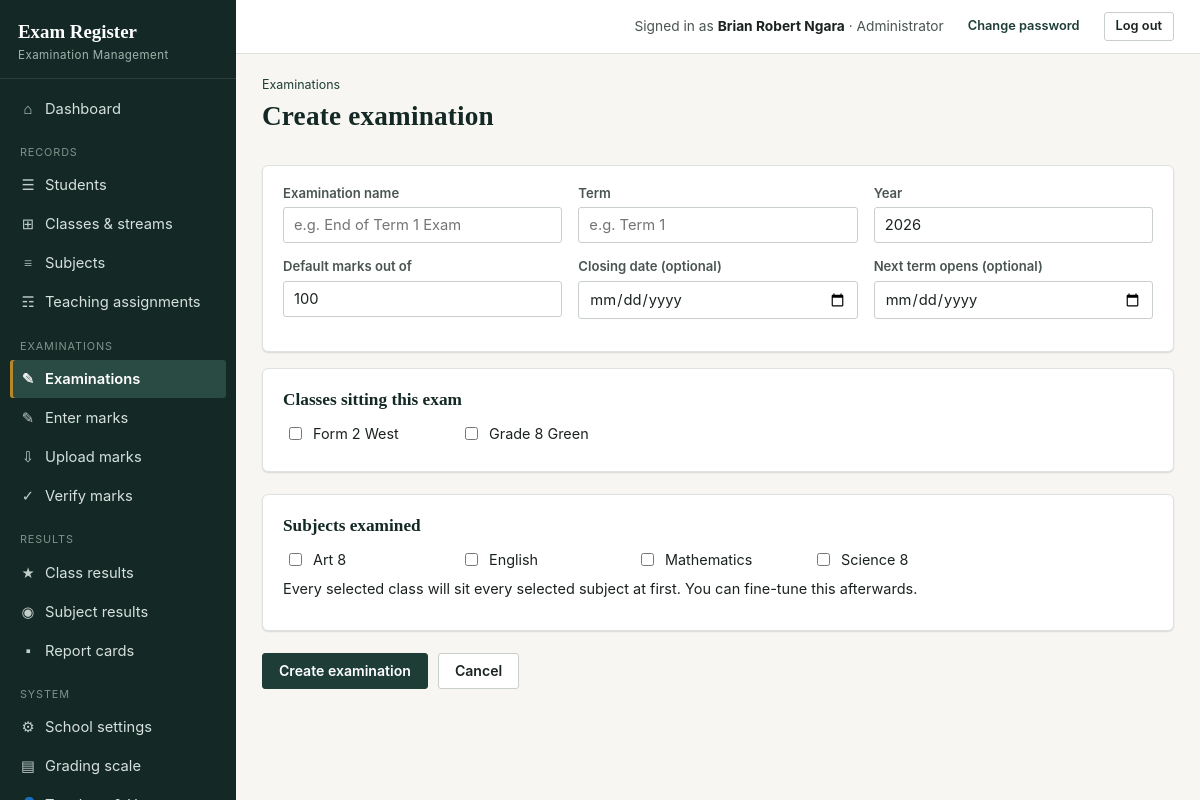
The app's page /exams/new (signed in) with its own data.
### tables this page shows
CREATE TABLE settings(key TEXT PRIMARY KEY, value TEXT NOT NULL DEFAULT '');

CREATE TABLE users(
    id INTEGER PRIMARY KEY AUTOINCREMENT,
    username TEXT NOT NULL UNIQUE COLLATE NOCASE,
    full_name TEXT NOT NULL,
    initials TEXT NOT NULL DEFAULT '',
    password_hash TEXT NOT NULL,
    role TEXT NOT NULL DEFAULT 'teacher',
    phone TEXT NOT NULL DEFAULT '',
    active INTEGER NOT NULL DEFAULT 1,
    must_change_password INTEGER NOT NULL DEFAULT 0,
    created_at TEXT NOT NULL DEFAULT CURRENT_TIMESTAMP
, tsc_no TEXT NOT NULL DEFAULT '');

CREATE TABLE classes(
    id INTEGER PRIMARY KEY AUTOINCREMENT,
    name TEXT NOT NULL,
    stream TEXT NOT NULL DEFAULT '',
    class_teacher_id INTEGER REFERENCES users(id) ON DELETE SET NULL,
    UNIQUE(name, stream)
);

CREATE TABLE subjects(
    id INTEGER PRIMARY KEY AUTOINCREMENT,
    code TEXT NOT NULL UNIQUE COLLATE NOCASE,
    name TEXT NOT NULL
);

### routes/exams.py (the view, shortened to what this page needs)
@bp.route("/exams/new", methods=["GET", "POST"])
@bp.route("/exams/<int:eid>/edit", methods=["GET", "POST"])
@perm_required("exams.manage")
def exam_form(eid=None):
    exam = get_exam(eid) if eid else None
    classes = q(f"SELECT c.id, {CLASS_LABEL} AS label FROM classes c ORDER BY c.name, c.stream")
    subjects = q("SELECT * FROM subjects ORDER BY name")
    if exam:
        default = dict(exam)
    else:
        default = {"name": "", "term": "", "year": datetime.date.today().year, "out_of": 100,
                   "closing_date": "", "opening_date": ""}
    return render_template("exam_form.html", exam=default, eid=eid, classes=classes, subjects=subjects,
                           sel_c=set(), sel_s=set())

### core.py (called while the page is built, shortened)
def connect():
    con = sqlite3.connect(DB_PATH, timeout=20)
    con.row_factory = sqlite3.Row
    con.execute("PRAGMA foreign_keys = ON")
    return con

def db():
    if "db" not in g:
        g.db = connect()
    return g.db

def q(sql, args=()):
    return db().execute(sql, args).fetchall()

def q1(sql, args=()):
    return db().execute(sql, args).fetchone()

def settings():
    if "settings" not in g:
        d = dict(DEFAULT_SETTINGS)
        for r in q("SELECT key,value FROM settings"):
            d[r["key"]] = r["value"]
        g.settings = d
    return g.settings

def csrf_token():
    if "csrf" not in session:
        session["csrf"] = secrets.token_hex(16)
    return session["csrf"]

def load_user():
    g.user = None
    uid = session.get("uid")
    if uid:
        u = q1("SELECT * FROM users WHERE id=? AND active=1", (uid,))
        if u:
            g.user = u
        else:
            session.pop("uid", None)

def has_perm(perm):
    u = g.get("user")
    if not u:
        return False
    if u["role"] == "admin":
        return True
    if "perms" not in g:
        g.perms = {r["perm"] for r in q(
            "SELECT perm FROM role_permissions WHERE role=?", (u["role"],))}
    return perm in g.perms

def is_admin():
    u = g.get("user")
    return bool(u and u["role"] == "admin")

def perm_required(*perms):
    def deco(f):
        @functools.wraps(f)
        def wrapper(*a, **k):
            if not g.user:
                return redirect(url_for("auth.login", next=request.full_path.rstrip("?")))
            if not any(has_perm(p) for p in perms):
                abort(403)
            return f(*a, **k)
        return wrapper
    return deco

def auto_backup_if_due():
    today = datetime.date.today().isoformat()
    if _last_auto_check["day"] == today:
        return

### templates/exam_form.html (shortened to what this page needs)
{% extends "base.html" %}
{% block wide %} wide{% endblock %}
{% block content %}
<div class="page-head"><div><div class="eyebrow"><a href="{{ url_for('exams.exams') }}">Examinations</a></div>
<h1>{{ 'Edit examination' if eid else 'Create examination' }}</h1></div></div>
<form method="post">
<div class="card">
  <div class="grid cols-3">
    <div class="field"><label>Examination name</label><input type="text" name="name" value="{{ exam.name }}" placeholder="e.g. End of Term 1 Exam" required></div>
    <div class="field"><label>Term</label><input type="text" name="term" value="{{ exam.term }}" placeholder="e.g. Term 1"></div>
    <div class="field"><label>Year</label><input type="number" name="year" value="{{ exam.year or '' }}"></div>
  </div>
  <div class="grid cols-3">
    <div class="field"><label>Default marks out of</label><input type="number" step="0.01" name="out_of" value="{{ exam.out_of }}" required></div>
    <div class="field"><label>Closing date (optional)</label><input type="date" name="closing_date" value="{{ exam.closing_date }}"></div>
    <div class="field"><label>Next term opens (optional)</label><input type="date" name="opening_date" value="{{ exam.opening_date }}"></div>
  </div>
</div>
{% if not eid %}
<div class="card section">
  <h3>Classes sitting this exam</h3>
  <div class="check-grid">
    {% for c in classes %}<label class="checkline"><input type="checkbox" name="classes" value="{{ c.id }}" {{ 'checked' if c.id in sel_c }}> {{ c.label }}</label>{% endfor %}
  </div>
</div>
<div class="card section">
  <h3>Subjects examined</h3>
  <div class="check-grid">
    {% for s in subjects %}<label class="checkline"><input type="checkbox" name="subjects" value="{{ s.id }}" {{ 'checked' if s.id in sel_s }}> {{ s.name }}</label>{% endfor %}
  </div>
  <p class="hint">Every selected class will sit every selected subject at first. You can fine-tune this afterwards.</p>
</div>
{% endif %}
<div class="form-actions">
  <button class="btn btn-primary">{{ 'Save changes' if eid else 'Create examination' }}</button>
  <a href="{{ url_for('exams.exams') }}" class="btn">Cancel</a>
</div>
</form>
{% endblock %}

### templates/base.html (shortened to what this page needs)
<!doctype html>
<html lang="en">
<head>
<link rel="stylesheet" href="{{ url_for('static', filename='style.css') }}">
</head>
<body>
{% if user %}
<div class="shell">
  <aside class="sidebar" id="sidebar">
    <div class="brand">
      <div class="mark">{{ school.school_name if school and school.school_name != 'Your School Name' else 'Exam Register' }}</div>
      <div class="sub">Examination Management</div>
    </div>
    <nav class="nav">
      <a href="{{ url_for('system.dashboard') }}" class="{{ 'active' if request.endpoint=='system.dashboard' }}"><span class="ic">&#8962;</span> Dashboard</a>
      <div class="group-label">Records</div>
      {% if has_perm('students.view') or has_perm('students.manage') %}
      <a href="{{ url_for('academic.students') }}" class="{{ 'active' if request.endpoint and request.endpoint.startswith('academic.student') }}"><span class="ic">&#9776;</span> Students</a>
      {% endif %}
      {% if has_perm('classes.manage') %}
      <a href="{{ url_for('academic.classes') }}" class="{{ 'active' if request.endpoint=='academic.classes' }}"><span class="ic">&#8862;</span> Classes &amp; streams</a>
      {% endif %}
      {% if has_perm('subjects.manage') %}
      <a href="{{ url_for('academic.subjects') }}" class="{{ 'active' if request.endpoint=='academic.subjects' }}"><span class="ic">&#8801;</span> Subjects</a>
      <a href="{{ url_for('academic.teaching') }}" class="{{ 'active' if request.endpoint=='academic.teaching' }}"><span class="ic">&#9782;</span> Teaching assignments</a>
      {% endif %}
      <div class="group-label">Examinations</div>
      <a href="{{ url_for('exams.exams') }}" class="{{ 'active' if request.endpoint and request.endpoint.startswith('exams.exam') }}"><span class="ic">&#9998;</span> Examinations</a>
      <a href="{{ url_for('exams.marks_home') }}" class="{{ 'active' if request.endpoint in ['exams.marks_home','exams.marks_entry'] }}"><span class="ic">&#9998;</span> Enter marks</a>
      <a href="{{ url_for('exams.marks_import') }}" class="{{ 'active' if request.endpoint and request.endpoint.startswith('exams.marks_import') }}"><span class="ic">&#8681;</span> Upload marks</a>
      {% if has_perm('marks.verify') %}
      <a href="{{ url_for('exams.verify_home') }}" class="{{ 'active' if request.endpoint=='exams.verify_home' }}"><span class="ic">&#10003;</span> Verify marks</a>
      {% endif %}
      <div class="group-label">Results</div>
      <a href="{{ url_for('results.class_results') }}" class="{{ 'active' if request.endpoint=='results.class_results' }}"><span class="ic">&#9733;</span> Class results</a>
      <a href="{{ url_for('results.subject_results') }}" class="{{ 'active' if request.endpoint=='results.subject_results' }}"><span class="ic">&#9673;</span> Subject results</a>
      <a href="{{ url_for('results.reports_home') }}" class="{{ 'active' if request.endpoint and request.endpoint.startswith('results.report') }}"><span class="ic">&#9642;</span> Report cards</a>
      {% if is_admin() or has_perm('backup.create') or has_perm('audit.view') %}
      <div class="group-label">System</div>
      {% if is_admin() %}
      <a href="{{ url_for('system.school_settings') }}" class="{{ 'active' if request.endpoint=='system.school_settings' }}"><span class="ic">&#9881;</span> School settings</a>
      <a href="{{ url_for('system.grading') }}" class="{{ 'active' if request.endpoint=='system.grading' }}"><span class="ic">&#9636;</span> Grading scale</a>
      <a href="{{ url_for('auth.users') }}" class="{{ 'active' if request.endpoint and request.endpoint.startswith('auth.user') }}"><span class="ic">&#128100;</span> Teachers &amp; Users</a>
      {% endif %}
      {% endif %}
    </nav>
  </aside>
  <div class="main">
    <div class="topbar">
      <div class="flex items-center gap-12">
        <span class="who">Signed in as <b>{{ user.full_name }}</b> &middot; {{ ROLES.get(user.role, user.role) }}</span>
        <a href="{{ url_for('auth.password') }}" class="btn btn-sm btn-ghost">Change password</a>
        <form method="post" action="{{ url_for('auth.logout') }}" style="margin:0;">
          <button class="btn btn-sm">Log out</button>
        </form>
      </div>
    </div>
    <div class="content{% block wide %}{% endblock %}">
      {% block content %}{% endblock %}
    </div>
  </div>
</div>
{% else %}
  {% include "_flash.html" %}
  {% block guest_content %}{% endblock %}
{% endif %}
</body>
</html>

### records on screen
settings: value "Exam Register"
users: full_name "Brian Robert Ngara", get "Administrator"
classes: label "Form 2 West"
classes: label "Grade 8 Green"
subjects: name "Art 8"
subjects: name "English"
subjects: name "Mathematics"
subjects: name "Science 8"

### other values on screen
{{ 'Edit examination' if eid else 'Create examination' }} "Create examination"
{{ 'Save changes' if eid else 'Create examination' }} "Create examination"
